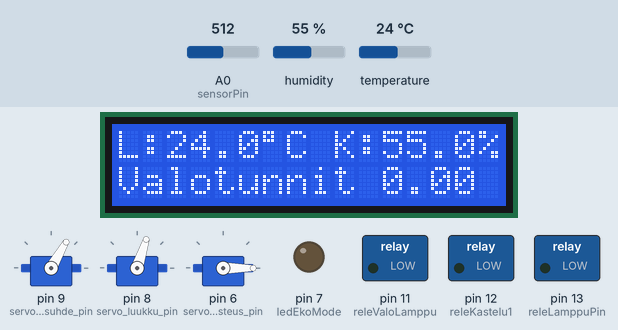
A sketch run on a simulated Arduino Mega 2560, built with avr-gcc and run on an emulated ATmega2560. Parts: 3 × servo, 16×2 character LCD, switched loads named in the sketch (green lamp = pin HIGH), output pins drawn as LEDs (lit = HIGH). The test bench sets the inputs (shaded band); at power-on: humidity 55 %, temperature 24 °C, A0 (sensorPin) = 512. What the sketch prints to the serial monitor is not drawn.

Above: at 10.3 s.
10.4 s: humidity set to 63 %
At 21.7 s:
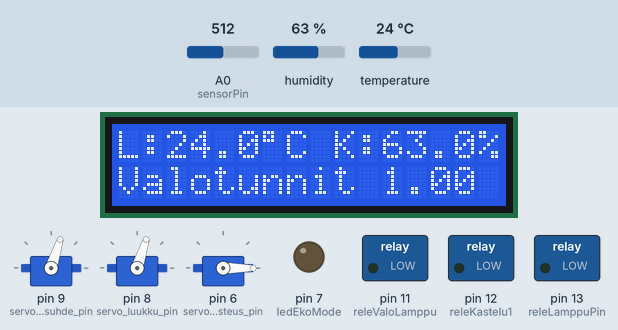
22.0 s: humidity set to 66 %
At 32.4 s:
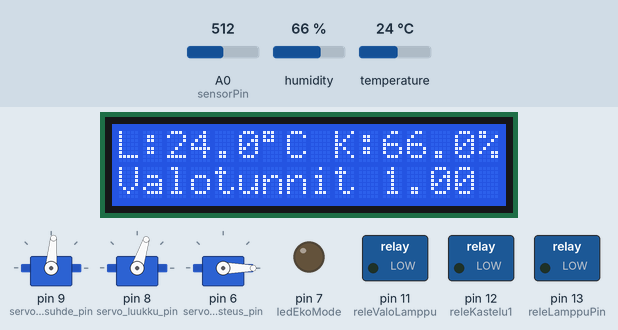
32.7 s: temperature set to 12 °C
At 42.9 s:
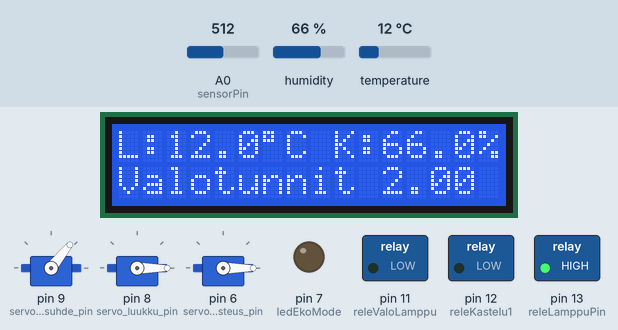
43.5 s: temperature set to 19.5 °C
At 53.2 s:
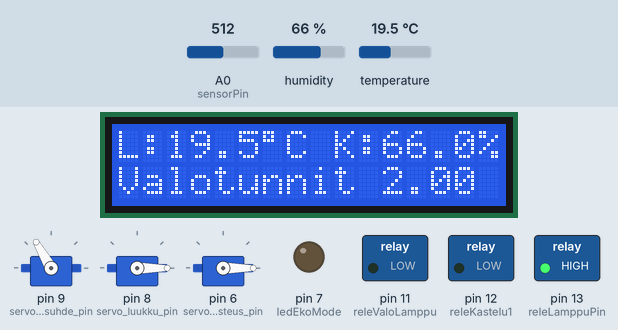
54.3 s: temperature set to 20.1 °C
At 64.7 s:
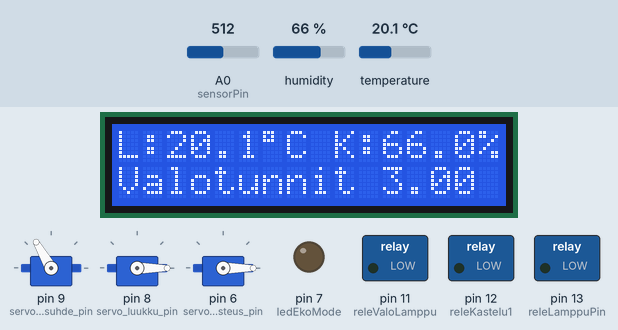
65.0 s: humidity set to 69 %
At 75.5 s:
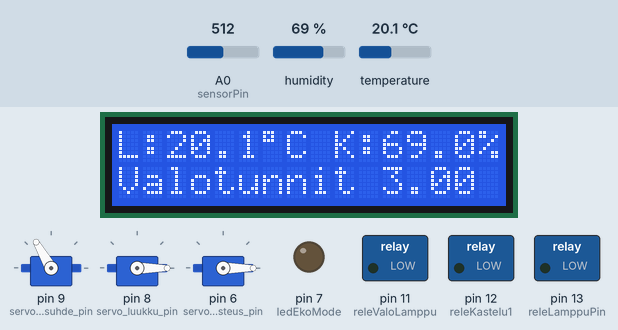
75.8 s: humidity set to 72 %
Timing chart, 0 to 86.6 s (numbered marks = the images above; inputs shaded):
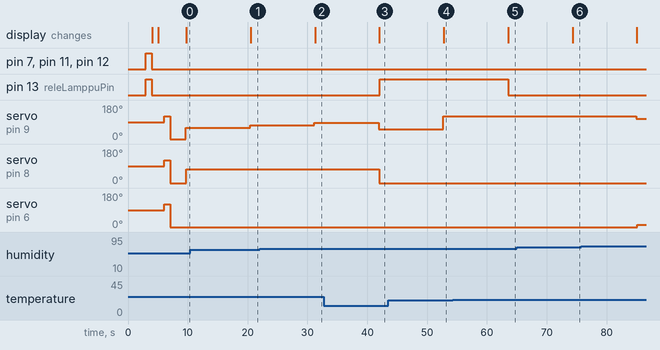

Measured:
- the behaviour switches between 64 and 65 % on humidity (found by bisection; images 1 and 2)
- the behaviour switches between 20 and 20.1 °C on temperature (found by bisection; images 4 and 5)
- after the input at 10.4 s, servo on pin 9 (servo_olosuhde_pin): 60° → 72° after 10.0 s; the display: changes after 10.1 s (image 1)
- after the input at 22.0 s, servo on pin 9 (servo_olosuhde_pin): 72° → 85° after 9.2 s; the display: changes after 9.3 s (image 2)
- after the input at 32.7 s, pin 13 (releLamppuPin): LOW → HIGH after 9.4 s; servo on pin 9 (servo_olosuhde_pin): 85° → 51° after 9.2 s; servo on pin 8 (servo_luukku_pin): 72° → 0° after 9.3 s; the display: changes after 9.3 s (image 3)
- after the input at 43.5 s, servo on pin 9 (servo_olosuhde_pin): 51° → 120° after 9.2 s; the display: changes after 9.3 s (image 4)
- after the input at 54.3 s, pin 13 (releLamppuPin): HIGH → LOW after 9.2 s; the display: changes after 9.2 s (image 5)
- after the input at 65.0 s, the display: changes after 9.3 s (image 6)
- after the input at 75.8 s, servo on pin 9 (servo_olosuhde_pin): 120° → 107° after 9.1 s; servo on pin 6 (servo_kosteus_pin): 0° → 12° after 9.3 s

The sketch:

genuinon_piirin_ohjauskoodi.ino
```cpp
// Kirjastojen tuonti
#include <DHT.h> // lisätään DHT-kirjaston peruskirjasto (funktiot lämpötila ja kosteuden lukemiseen)
#include <DHT_U.h> // lisätään DHT-kirjaston laajennettu versio (Adafruit Unified Sensor -järjestelmä mukana ja auttaa anturityyppien sekä muiden Adafruit antureiden saman aikaisen hallitsemisen)
#include <Servo.h> // lisätään Servo-kirjasto
#include <Wire.h> // I2C väylän kirjasto käytännössä
#include <LiquidCrystal_I2C.h> // Tuodaan I2C protokollalla keskustelevan LCD näytön kirjasto
#include <ArduinoJson.h> // Tuodaan Json-tiedostojen luomista varten kirjasto

// Koodissa käytettävien muuttujien luonti
const int DHTPIN = 10; // Määritellään DHTPIN muuttuja saamaan pelkkiä vakio kokonaislukuarvoja. Arvoksi tulee digitalport, johon kytkemme single-wire-protokollaa käyttäen DHT22 anturimme DATA-pinin.
const int sensorPin = A0;  // Määritellään sensorPin muuttuja olemaan TEMT6000 signaalin tuloportti Analogpin A0 (Käytämme Arduino Genuino Zero)
const int releLamppuPin = 13; //Määritellään lämpölamppujen releen ohjaukselle digitalport 13
int servo_olosuhde_pin = 9; // Servo olosuhdemittarille
int servo_luukku_pin = 8; // Servo ilmaluukulle
int servo_kosteus_pin = 6;
const int ledEkoMode = 7;
String kasteluAjankohta = "07.00"; // Ajankohta, jolloin kasvi1 kastellaan.
const int releKastelu1 = 12;
const int releValoLamppu = 11;

float lampotila = 0.0;
float kosteus = 0.0;
int kosteuspisteet; // Määritellään kosteuspisteet kosteuden arviointia varten (pisteytysjärjestelmä optimaalinen - tyydyttävä - hälyttävä)
int lampotilapisteet; // Määritellään lämpötilapisteet lämpötilan arviointia varten (pisteytysjärjestelmä optimaalinen - tyydyttävä - hälyttävä)
int arvosana; // Määritellään muuttuja, johon varastoidaan kosteuspisteiden ja lämpötilapisteiden summa
float voltage; // Määritellään photoresistiivisen valoanturin referenssi jännite
float lux; // Määritellään valoanturin mittaamaat lux arvot tähän muuttujaan varastoitavaksi.


unsigned long viimeinenNayttoVaihto = 0;
bool PerusNakyma = true; // true = lämpö/kosteus/lux, false = valoisa aika

unsigned long viimeisinTuntiPaivitys = 0;
unsigned long viimeinenValoisuusPaivitys = 0;
int valoMinuutit = 0;
float valoTunnit = 0.0;
int valonTarveTunteina = 12;
float valoLamppujenTarve = 0;
int nykyinenTunti = 0;
int nykyinenMinuutti = 0;
bool nollattuTanaan = false;
int rank = -1; // monenneksi kallein tunti (0 = halvin, 23 = kallein)
String kello = "";
int viimeisinNollausTunti = -1;
unsigned long viimeisinAikaViesti = 0;
const unsigned long maksimiAikaviive = 12500;
int edellinenTunti = -1;

int kalliinSahkonLammitysraja = 17;
int normaaliLammitysraja = 19;
int nykyinenRaja = 0;

bool kasteltuTanaan = false;  // Merkitään, onko kastelu jo tehty
const int kasteluaikaSek = 5; // Kasteluaika sekunteina

// Kattoluukkujen ohjausta varten tarvittavat muuttujat
const float min_lampotila = 20.0; // Määritellään minimilämpötila, jolla luukku ei enää nouse
const float max_lampotila = 25.0; // Määritellään maksimilämpötila, jossa luukku on täysin maksimissaan auki
int servoKulma1; // Määritelläään muuttuja servonkulmalle, joka nostaa luukkua

// Kirjastojen luokkien olioiden luonti
Servo servoOlosuhde; // servo 1: mittari
Servo servoLuukku; // servo 2: ilmaluukku
Servo servoKosteus;

DHT dht(DHTPIN, DHT22); // Tämä luo olion dht, joka edustaa DHT22-anturia ja on yhdistetty pinnille DHTPIN.
LiquidCrystal_I2C lcd(0x27, 16, 2); // Määritellään olioksi lcd meidän LCD.näyttömme. Sen osoite 0x27 heksadesimaaleina ja sarakkeet 16 ja rivit 2.

// Koodin alustukset
void setup() {

  // Sarjamonitorin alustus
  Serial.begin(9600);
  delay(1000);
  Serial.println(">>> Setup alkaa!");

  Serial1.begin(9600);  // ESP8266:lta tuleva data
  delay(1000);
  Serial.println(">>> Serial1 aloitettu!");

  // DHT-anturin alustus
  dht.begin(); // alustetaan dht olion anturi mittaamaan
  delay(1000);

  // Servojen alustus
  servoOlosuhde.attach(servo_olosuhde_pin); // Kytke olosuhdemittarin servo
  servoLuukku.attach(servo_luukku_pin); // Kytke ilmaluukkujen servo
  servoKosteus.attach(servo_kosteus_pin); // Kytke kosteudenpoistoluulun servo
  // Releiden alustus
  pinMode(releLamppuPin, OUTPUT); // Lämpölamppujen ohjauksen alustus
  pinMode(releKastelu1, OUTPUT); // Kastelun ohjauksen alustus
  pinMode(releValoLamppu, OUTPUT);
  pinMode(ledEkoMode, OUTPUT);

  digitalWrite(releLamppuPin, HIGH);
  digitalWrite(releKastelu1, HIGH);
  digitalWrite(releValoLamppu, HIGH);
  digitalWrite(ledEkoMode, HIGH);
  delay(1000);
  digitalWrite(releLamppuPin, LOW);
  digitalWrite(releKastelu1, LOW);
  digitalWrite(releValoLamppu, LOW);
  digitalWrite(ledEkoMode, LOW);
  // LCD-näytön alustus
  lcd.init();
  delay(1000);
  lcd.backlight(); // Laitetaan LCD-näytön taustavalo päälle

  // Servojen testiliike (max–min)
  Serial.println("Servojen testaus");
  delay(1000);
  // Mittariservo (olosuhteet)
  servoOlosuhde.write(120);
  servoLuukku.write(120);
  servoKosteus.write(120);
  delay(1000);

  servoOlosuhde.write(0);
  servoLuukku.write(0);
  servoKosteus.write(0);
  delay(1000);

  Serial.println("Servot asetettu lähtöasentoon.");
  delay(1000);
}

// Simuloitu kello varalle, jos ESP ei lähetä, tai jostain syystä ei saada ulkopuolelta kellonaikaa
void paivitaSimuloituAika() {
  if (millis() - viimeisinTuntiPaivitys >= 12500) {
    nykyinenTunti++;
    if (nykyinenTunti >= 24) {
      nykyinenTunti = 0;
    }
    viimeisinTuntiPaivitys = millis();

    Serial.print("VARAKELLO: ");
    Serial.print(nykyinenTunti);
    Serial.println(":00");
  }
}


// Pistejärjestelmä olosuhdemittarille
void pisteytys() {


  // Pistejärjestelmä mitatulle kosteudelle
  if (kosteus >= 65 && kosteus <= 70) {
    kosteuspisteet = 60; // Jos kosteus on tältä väliltä
  } else if (kosteus >= 60 && kosteus <= 75) {
    kosteuspisteet = 45; // Jos kosteus ei ollut edelliseltä väliltä vaan tältä väliltä, annetaan arvioinnistamme pisteiksi kosteuspisteet = 20.
  } else if (kosteus >= 55 && kosteus <= 80) {
    kosteuspisteet = 30;
  } else if (kosteus >= 50 && kosteus <= 85) {
    kosteuspisteet = 15;
  } else {
    kosteuspisteet = 0;
  }

  // Tarkistetaan pisteet ja lämpötila-arvo
  Serial.println("Kosteus: " + String(kosteus) + " % " + "|| Pisteet: " + String(kosteuspisteet));

  // Pistejärjestelmä mitatulle lämpötilalle
  if (lampotila >= 19 && lampotila <= 22) {
    lampotilapisteet = 80;
  } else if (lampotila >= 18 && lampotila <= 23) {
    lampotilapisteet = 60;
  } else if (lampotila >= 17 && lampotila <= 24) {
    lampotilapisteet = 40;
  } else if (lampotila >= 16 && lampotila <= 25) {
    lampotilapisteet = 20;
  } else {
    lampotilapisteet = 0;
  }

  // Tarkistetaan pisteet ja lämpötila-arvo
  Serial.println("Lämpötila: " + String(lampotila) + " °C " + "|| Pisteet: " + String(lampotilapisteet));

  // Tarkistetaan pistejärjestelmän arvosana
  arvosana = kosteuspisteet + lampotilapisteet;
  Serial.println("Arvosana: " + String(arvosana));
}

// LCD näytön operointi
void paivitaNaytto() {

  lcd.setCursor(0, 0);
  lcd.print("                "); // tyhjennä rivit manuaalisesti
  lcd.setCursor(0, 1);
  lcd.print("                ");

  lcd.setCursor(0, 0);
  lcd.print("L:");
  lcd.print(lampotila, 1);
  lcd.print((char)223); lcd.print("C ");

  lcd.setCursor(9, 0);
  lcd.print("K:");
  lcd.print(kosteus, 1);
  lcd.print("%");

  lcd.setCursor(0, 1);
  lcd.print("Valotunnit ");
  lcd.print(valoTunnit, 2);
}

// Ilmaluukkujen ohjaus lämpötilan perusteella
void ohjaaIlmaluukkujaLampotilanPerusteella(float lampotila) {


  if (lampotila <= min_lampotila) { // Lämpötilan ollessa pienempi tai yhtä suuri kuin minimilämpötila, luukut on kokonaan suljettuna
    servoKulma1 = 0;
  } else if (lampotila >= max_lampotila) { // Lämpötilan ollessa suurempi tai yhtä suuri kuin maksimilämpötila, luukut kokonaan auki
    servoKulma1 = 90;
  } else {
    servoKulma1 = map(lampotila * 10, min_lampotila * 10, max_lampotila * 10, 0, 90); // Minimi- ja maksimiarvojen välillä luukut avautuvat pikkuhiljaa lämpötilan mukaan
  }

  static int edellinenKulma = -1;
  if (abs(servoKulma1 - edellinenKulma) >= 3) {
    servoLuukku.write(servoKulma1);
    edellinenKulma = servoKulma1;

    Serial.println("Ilmaluukut säädetty:");
    Serial.print("  Lämpötila: ");
    Serial.print(lampotila);
    Serial.print(" °C => Servo: ");
    Serial.print(servoKulma1);
    Serial.println("°");
  }

  // Tulostetaan asento serial monitoriin joka loopilla, vaikka ei muuttuisi
  Serial.println("Ilmaluukun servon nykyinen asento: " + String(servoKulma1) + "°");
}

// Lämpölamppujen releohjaus
void ohjaaLampotilaaLampuilla(float lampotila) {
  const float kriittinenRaja = nykyinenRaja; // Määritellään minimilämpötila jolloin lamput syttyvät
  const float palautusraja = nykyinenRaja + 1.0; // Määritellään palautuslämpötila jolloin lamput sammuvat

  static bool lamppuPaalla = false;

  if (lampotila < kriittinenRaja && !lamppuPaalla) { // Kun lämpötila on pienempi kuin minimilämpötila, lamput päälle
    digitalWrite(releLamppuPin, HIGH); // Lamput päälle
    lamppuPaalla = true;
    Serial.println("Lämpölamppu kytketty PÄÄLLE");
  }
  else if (lampotila > palautusraja && lamppuPaalla) { // Kun lämpötila ylittää palautuslämpötilan, lamput pois
    digitalWrite(releLamppuPin, LOW); // Lamput pois
    lamppuPaalla = false;
    Serial.println("Lämpölamppu kytketty POIS PÄÄLTÄ");
  }
}

// Kastelujärjestelmän ohjaus, kastelu kerran vuorokaudessa kello 07:00
void kastelu() {
  if (nykyinenTunti == 7 && nykyinenMinuutti == 0 && !kasteltuTanaan) {
    Serial.println("Kastelu käynnissä...");

    // Kastellaan kasvi 1
    digitalWrite(releKastelu1, HIGH);
    delay(kasteluaikaSek * 1000);
    digitalWrite(releKastelu1, LOW);
    Serial.println("Kasvi 1 kasteltu");

    kasteltuTanaan = true;
  }

  else {

    Serial.println("Seuraava kastelu klo: " + String(kasteluAjankohta));

  }
}

// Valotuntilaskuri joka laskee tunnit jolloin mitattu lux-määrä ylittää raja-arvon
void laskeValoisaaAikaa() {
  if (nykyinenTunti != edellinenTunti) {
    edellinenTunti = nykyinenTunti;

    bool lisataanValoa = false;

    if(lux > 175) {
      lisataanValoa = true;
    } else if (digitalRead(releValoLamppu) == HIGH) {
      lisataanValoa = true;
  }

  if (lisataanValoa) {
    valoMinuutit += 60;
    valoTunnit = valoMinuutit / 60.0;
    }
  }
}

// Lämpölamppujen ohjaus niin, että kalliin sähkön aikaan ei lämmitä yhtä herkästi
void lamppujenOhjausHinnanPerusteella() {
  if (rank >= 11 && rank <= 23){
    nykyinenRaja = kalliinSahkonLammitysraja;
    } else {
      nykyinenRaja = normaaliLammitysraja; }
}

// Kellon ja sähkön hinnan tiedustelu ja vastaanotto ESP:ltä
void kellonJaRankinTiedustelu() {
  Serial1.println("GET_TIME");  // Pyyntö ESP:lle

  delay(100);  // Odotetaan hetki vastaukselle

  // Tarkistetaan saapuuko ESP:ltä dataa Serial1:n kautta
  while (Serial1.available()) {
    String rivi = Serial1.readStringUntil('\n');
    rivi.trim();

    if (rivi.startsWith("TIME:")) {
      kello = rivi.substring(5, 10);
      nykyinenTunti = rivi.substring(5, 7).toInt();
      nykyinenMinuutti = rivi.substring(8, 10).toInt();

      int rankIndex = rivi.indexOf("RANK:");
      if (rankIndex != -1) {
        rank = rivi.substring(rankIndex + 5).toInt();
      }

      Serial.println("SAATU SARJAVIESTI:");
      Serial.println(rivi);
    } else {
      Serial.print("Tuntematon viesti: ");
      Serial.println(rivi);
    }
  }

  // Luo JSON-dokumentti
  StaticJsonDocument<1024> mittaukset;  // Kasvatin vähän kokoa, 200 olisi aika tiukka näin isolle datalle

  // Täytetään mittaukset-dokumentti
  mittaukset["LAMPOTILA"] = lampotila;
  mittaukset["KOSTEUS"] = kosteus;
  mittaukset["VALOISUUS"] = lux;
  mittaukset["VALOTUNNIT"] = valoTunnit;
  mittaukset["VALONTARVETUNTEINA"] = valonTarveTunteina;
  mittaukset["VALOLAMPPUJENTARVE"] = valoLamppujenTarve;
  mittaukset["KASTELLAAN"] = kasteluAjankohta;
  mittaukset["KASTELTU"] = kasteltuTanaan;
  mittaukset["KASTELUAIKA"] = kasteluaikaSek;

  // Kello erikseen oliona
  JsonObject kello = mittaukset.createNestedObject("KELLO");
  kello["TUNTI"] = nykyinenTunti;
  kello["MINUUTTI"] = nykyinenMinuutti;

  mittaukset["KALLIINSÄHKÖNLÄMMITYSRAJA"] = kalliinSahkonLammitysraja;
  mittaukset["NORMAALILÄMMITYSRAJA"] = normaaliLammitysraja;
  mittaukset["NYKYINENRAJA"] = nykyinenRaja;
  mittaukset["MONENNEKSIKALLEINTUNTI"] = rank;
  mittaukset["ECOMODE"] = (rank >= 11 && rank <= 23) ? "ON" : "OFF";
  mittaukset["LAMPOTILAPISTEET"] = lampotilapisteet;
  mittaukset["KOSTEUSPISTEET"] = kosteuspisteet;
  mittaukset["ARVOSANA"] = arvosana;
  mittaukset["MINLÄMPÖTILA"] = min_lampotila;
  mittaukset["MAXLÄMPÖTILA"] = max_lampotila;
  mittaukset["servoKulma1"] = servoKulma1;

  // Lähetä JSON ulos sarjaporttiin
  serializeJson(mittaukset, Serial1);

  Serial.println("Lähetetään ESP:lle!");
}


// Valolamppujen releohjaus. Jos valoisat tunnit jäävät vajaaksi, valolamput korvaavat auringon laskiessa puuttuvan valomäärän
void valoLamppujenOhjaus() {
  valoLamppujenTarve = valonTarveTunteina - valoTunnit;
  if (valoLamppujenTarve > 0.05 && lux <= 3000 && nykyinenTunti >= 12) {
    digitalWrite(releValoLamppu, HIGH);
    Serial.println("Valolamppu PÄÄLLÄ - Valoisaa aikaa ei vielä riittävästi");
    } else {
      digitalWrite(releValoLamppu, LOW);
      Serial.println("Valolamppu POIS - valoisa aika täynnä");
      }
}

// Ekomoodi, ilmoittaa kun sähkö on kallista (vuorokauden 12 kalleinta tuntia)
void ekoMoodi() {
  if  (rank >= 11 && rank <= 23){
    digitalWrite(ledEkoMode, HIGH);
    Serial.println("!ECOMODE!SÄHKÖ KALLISTA!");
   } else {
    digitalWrite(ledEkoMode, LOW);
    }
}

// Kosteudenpoisto ilmaluukun avulla, kun mitattu kosteus ylittää raja-arvon
void kosteudenPoisto() {
  if (kosteus > 70) {
    int servoKulma2 = map(kosteus, 70, 85, 0, 90);
    servoKulma2 = constrain(servoKulma2, 0, 90);
    servoKosteus.write(servoKulma2);
    Serial.println("Kosteudenpoisto aktiivinen! ");
    Serial.print("Kosteudenpoistoluukku auki: ");
    Serial.print(servoKulma2);
    Serial.println("°");
    }

}

// Koodi
void loop() {

  kellonJaRankinTiedustelu();

  // Tarkista, onko nyt klo 00:00 ja onko nollattu tänään
  if (nykyinenTunti == 0 && nykyinenMinuutti == 0 && !nollattuTanaan) {
  valoMinuutit = 0;
  valoTunnit = 0.0;
  nollattuTanaan = true;
  Serial.println("Valoisa aika NOLLATTU klo 00:00");
  }

  // Jos aika ei enää ole 00:00, sallitaan seuraavan yön nollaus
  if (!(nykyinenTunti == 0 && nykyinenMinuutti == 0)) {
    nollattuTanaan = false;
  }


   // Määritellään kosteus ja lämpötila
  kosteus = dht.readHumidity();
  lampotila = dht.readTemperature();

  // Tarkistetaan palauttaako dht numeerisia arvoja mittauksille (jos kaikki ok) vai jotain huuhaata
  if (isnan(kosteus) || isnan(lampotila)) {
    Serial.println("Virhe: Ei saatu tietoa DHT-sensorilta!");
    return;
    }

  pisteytys();

  // Saadulla arvosanalla määritellään servon servomoottorin kulma servoKulma
   int servoKulma = map(arvosana, 0, 140, 0, 120);
  servoKulma = constrain(servoKulma, 0, 120);
  servoOlosuhde.write(servoKulma);
  Serial.println("Mittariservo (pisteet): " + String(servoKulma) + "°");


  // Määritellään valosensorin mittaamat luksit
  int rawValue = analogRead(sensorPin);  // Lue sensorin arvo (0-1023)
  voltage = rawValue * (3.3 / 1023.0);  // Muunnetaan jännitteeksi (Zero käyttää 3.3V referenssiä)
  // Arvioidaan lux-arvo (TEMT6000 likimääräinen herkkyys ~10µA per 1 lux)
  lux = voltage * (1000.0 / 0.5);  // 1000 kohm vastuksen mukaan (oletuksena 2V ≈ 1000 lux) 1000/0.5 on sensorin arvioidun herkkyyden vakio
  Serial.println("Lux: " + String(lux));

  if (!(nykyinenTunti == 7 && nykyinenMinuutti == 0)) {
  kasteltuTanaan = false;}

  // Kutsu näytön operointia
  paivitaNaytto();

  // Kutsu valoisan ajan mittaria
  laskeValoisaaAikaa();

  // Kutsu kastelua
  kastelu();

  // Kutsu ilmaluukkujen ohjausta
  ohjaaIlmaluukkujaLampotilanPerusteella(lampotila);

  // Kutsu lämpölamppujen ohjausta
  ohjaaLampotilaaLampuilla(lampotila);

  // Lämpölamppujen ohjaus hinnan perusteella
  lamppujenOhjausHinnanPerusteella();

  // Valolamppujen ohjaus
  valoLamppujenOhjaus();

  ekoMoodi();

  kosteudenPoisto();

  if (millis() - viimeisinAikaViesti > maksimiAikaviive) {
  paivitaSimuloituAika();
  }


  delay(10000);
}
```
